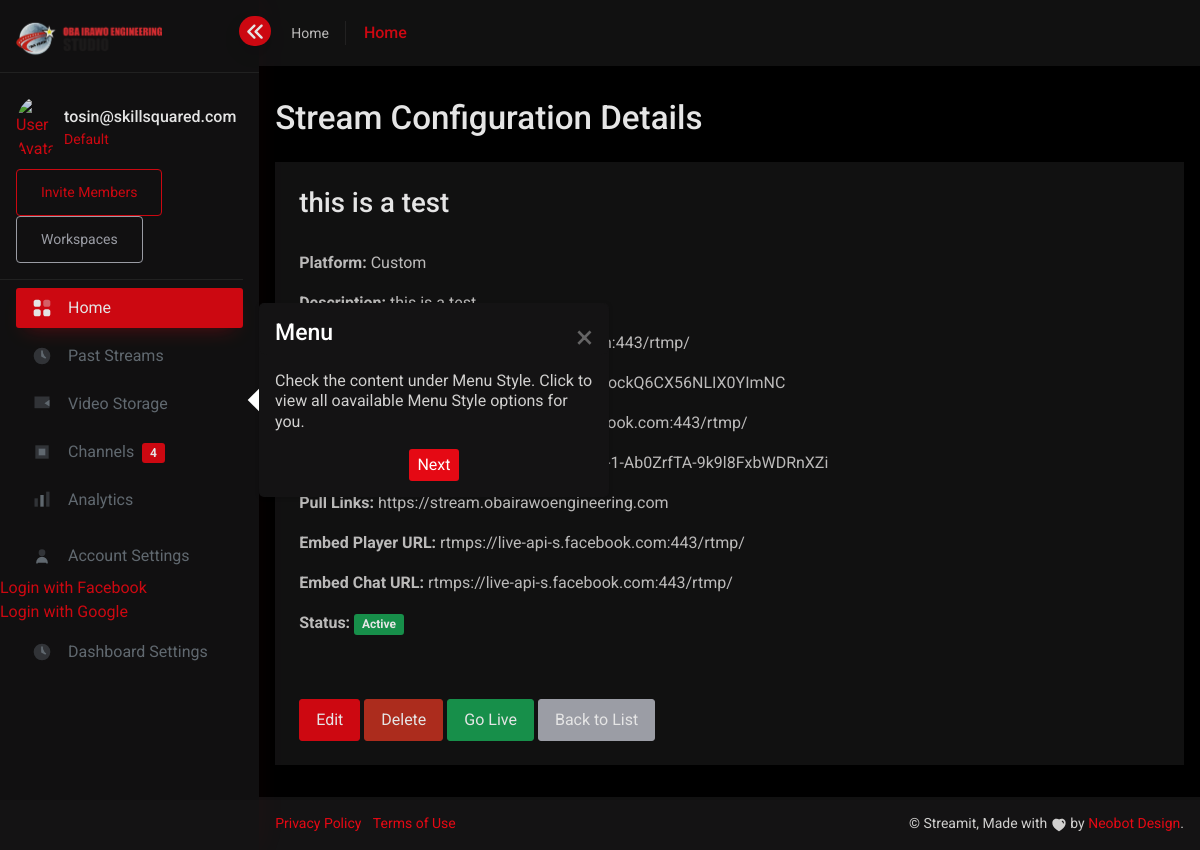
Page /streaming/configuration/1/ (signed in) on the committed database.
### users/models.py (models this page shows, shortened)
class CustomUser(AbstractUser):
    email = models.EmailField(unique=True)
    subscription_plan = models.CharField(
        max_length=50,
        choices=[("free", "Free"), ("basic", "Basic"), ("pro", "Pro")],
        default="free",
    )
    USERNAME_FIELD = "email"
    REQUIRED_FIELDS = ["username"]

### streaming/models.py (models this page shows, shortened)
class StreamingConfiguration(models.Model):
    user = models.ForeignKey(
        settings.AUTH_USER_MODEL,
        on_delete=models.CASCADE,
        related_name='streaming_configurations'
    )
    stream_title = models.CharField(max_length=255)
    description = models.TextField(blank=True, null=True)
    platform = models.CharField(max_length=50, choices=PLATFORM_CHOICES, default='custom')
    rtmp_url = models.CharField(
        max_length=500,
        help_text="Primary RTMP endpoint",
        validators=[rtmp_url_validator]
    )
    stream_key = models.CharField(
        max_length=255,
        help_text="Unique stream key",
        default=generate_stream_key
    )
    backup_rtmp_url = models.CharField(
        max_length=500,
        blank=True,
        null=True,
        help_text="Backup RTMP endpoint",
        validators=[rtmp_url_validator]
    )
    backup_stream_key = models.CharField(
        max_length=255,
        blank=True,
        null=True,
        help_text="Backup stream key"
    )
    pull_links = models.TextField(
        blank=True,
        null=True,
        help_text="Comma-separated or multi-line list of pull links"
    )
    embed_player_url = models.CharField(
        max_length=500,
        blank=True,
        null=True,
        help_text="URL to embed the web player",
        validators=[rtmp_url_validator]
    )
    embed_chat_url = models.CharField(
        max_length=500,
        blank=True,
        null=True,
        help_text="URL to embed multi-platform chat",
        validators=[rtmp_url_validator]
    )
    resolution = models.CharField(max_length=50, default='1080p')
    bitrate = models.CharField(max_length=50, default='4500kbps')
    is_active = models.BooleanField(
        default=False,
        help_text="Is this configuration active?"
    )
    created_at = models.DateTimeField(auto_now_add=True)
    updated_at = models.DateTimeField(auto_now=True)

### streaming/views/streaming_views.py (the view)
# urls.py: path("configuration/<int:pk>/", StreamingConfigurationDetailView.as_view(), name="config_detail"),
class StreamingConfigurationDetailView(LoginRequiredMixin, DetailView):
    model = StreamingConfiguration
    template_name = "streaming/detail_config.html"
    context_object_name = "configuration"
    def get_queryset(self):
        return StreamingConfiguration.objects.filter(user=self.request.user)

### templates/streaming/detail_config.html
{% extends "base.html" %}
{% load static %}
{% block content %}
<div class="container my-5">
  <h2 class="mb-4">Stream Configuration Details</h2>
  <div class="card">
    <div class="card-header">
      <h3>{{ configuration.stream_title }}</h3>
    </div>
    <div class="card-body">
      <p><strong>Platform:</strong> {{ configuration.get_platform_display }}</p>
      <p><strong>Description:</strong> {{ configuration.description }}</p>
      <p><strong>RTMP URL:</strong> {{ configuration.rtmp_url }}</p>
      <p><strong>Stream Key:</strong> {{ configuration.stream_key }}</p>
      <p><strong>Backup RTMP URL:</strong> {{ configuration.backup_rtmp_url }}</p>
      <p><strong>Backup Stream Key:</strong> {{ configuration.backup_stream_key }}</p>
      <p><strong>Pull Links:</strong> {{ configuration.pull_links }}</p>
      <p><strong>Embed Player URL:</strong> {{ configuration.embed_player_url }}</p>
      <p><strong>Embed Chat URL:</strong> {{ configuration.embed_chat_url }}</p>
      <p><strong>Status:</strong>
        {% if configuration.is_active %}
          <span class="badge bg-success">Active</span>
        {% else %}
          <span class="badge bg-secondary">Draft</span>
        {% endif %}
      </p>
    </div>
    <div class="card-footer">
      <a href="{% url 'streaming:config_update' configuration.id %}" class="btn btn-primary">Edit</a>
      <a href="{% url 'streaming:config_delete' configuration.id %}" class="btn btn-danger">Delete</a>
      <a href="{% url 'streaming:go_live' config_id=configuration.id %}" class="btn btn-success">Go Live</a>
      <a href="{% url 'streaming:config_list' %}" class="btn btn-secondary">Back to List</a>
    </div>
  </div>
</div>
{% endblock %}

### templates/sidebar.html (shortened to what this page needs)
{% load static %}
<aside class="sidebar sidebar-base sidebar-white sidebar-default navs-rounded-all" id="first-tour"
       data-toggle="main-sidebar" data-sidebar="responsive">
    <div class="sidebar-header d-flex align-items-center justify-content-start">
        <a href="{% url 'dashboard:index' %}" class="navbar-brand">
            <img class="logo-full" src="{% static 'images/logo-full.png' %}" alt="Logo Full">
        </a>
        <div class="sidebar-toggle" data-toggle="sidebar" data-active="true">
            <i class="chevron-left">
            </i>
        </div>
    </div>
    <div class="sidebar-body pt-0 data-scrollbar">
        <div class="sidebar-user-info p-3 border-bottom">
            <div class="d-flex align-items-center">
                <img src="{% static 'images/avatar.png' %}" alt="User Avatar"
                     class="avatar rounded-circle me-2" width="40">
                <div>
                    <h6 class="mb-0">{{ request.user.email }}</h6>
                    <small>Default</small>
                </div>
            </div>
            <div class="mt-2">
                <a href="#" class="btn btn-sm btn-outline-primary me-1">Invite Members</a>
                <a href="#" class="btn btn-sm btn-outline-secondary">Workspaces</a>
            </div>
        </div>
        <div class="sidebar-list">
            <ul class="navbar-nav iq-main-menu" id="sidebar-menu">
                <li class="nav-item">
                    <a class="nav-link active" href="{% url 'dashboard:index' %}">
                        <i class="icon" data-bs-toggle="tooltip" data-bs-placement="right"
                           data-bs-original-title="Home">
                        </i>
                        <span class="item-name">Home</span>
                    </a>
                </li>
                <li class="nav-item">
                    <a class="nav-link" href="{% url 'dashboard:past_streams' %}">
                        <i class="icon" data-bs-toggle="tooltip" data-bs-placement="right"
                           data-bs-original-title="Past Streams">
                            <svg width="20" viewBox="0 0 24 24" fill="currentColor">
                                <circle cx="12" cy="12" r="10" opacity="0.4"/>
                                <path d="M12 6v6l4 2" stroke="currentColor" stroke-width="2"
                                      stroke-linecap="round" stroke-linejoin="round"/>
                            </svg>
                        </i>
                        <span class="item-name">Past Streams</span>
                    </a>
                </li>
                <li class="nav-item">
                    <a class="nav-link" href="{% url 'dashboard:video_storage' %}">
                        <i class="icon" data-bs-toggle="tooltip" data-bs-placement="right"
                           data-bs-original-title="Video Storage">
                            <svg width="20" viewBox="0 0 24 24" fill="currentColor">
                                <rect x="3" y="3" width="18" height="14" opacity="0.4"/>
                                <path d="M21 7l-6 4 6 4V7z" fill="currentColor"/>
                            </svg>
                        </i>
                        <span class="item-name">Video Storage</span>
                    </a>
                </li>
                <li class="nav-item">
                    <a class="nav-link" href="{% url 'streaming:manage_channels' %}">
                        <i class="icon" data-bs-toggle="tooltip" data-bs-placement="right"
                           data-bs-original-title="Channels">
                            <svg width="20" viewBox="0 0 24 24" fill="currentColor">
                                <path d="M4 4h16v16H4z" opacity="0.4"/>
                                <path d="M8 8h8v8H8z" fill="currentColor"/>
                            </svg>
                        </i>
                        <span class="item-name">
                            Channels
                            <span class="badge bg-primary ms-1">4</span>
                        </span>
                    </a>
                </li>
                <li class="nav-item">
                    <a class="nav-link" href="{% url 'dashboard:analytics' %}">
                        <i class="icon" data-bs-toggle="tooltip" data-bs-placement="right"
                           data-bs-original-title="Analytics">
                            <svg width="20" viewBox="0 0 24 24" fill="currentColor">
                                <rect x="3" y="10" width="4" height="10" opacity="0.4"/>
                                <rect x="10" y="6" width="4" height="14"/>
                                <rect x="17" y="2" width="4" height="18" opacity="0.4"/>
                            </svg>
                        </i>
                        <span class="item-name">Analytics</span>
                    </a>
                </li>
                <li class="nav-item mt-3">
                    <a class="nav-link" href="{% url 'account_settings' %}">
                        <i class="icon" data-bs-toggle="tooltip" data-bs-placement="right"
                           data-bs-original-title="Account Settings">
                            <svg width="20" viewBox="0 0 24 24" fill="currentColor">
                                <circle cx="12" cy="8" r="4" opacity="0.4"/>
                                <path d="M6 20c0-3.3137 2.6863-6 6-6s6 2.6863 6
                                         6" stroke="currentColor" stroke-width="2"
                                      stroke-linecap="round"/>
                            </svg>
                        </i>
                        <span class="item-name">Account Settings</span>
                    </a>
                </li>
                <li>
                    <a href="{% url 'social:begin' 'facebook' %}">Login with Facebook</a>
                </li>
                <li>
                    <a href="{% url 'social:begin' 'google-oauth2' %}">Login with Google</a>
                </li>
                <li class="nav-item">
                    <a class="nav-link" href="{% url 'dashboard:settings' %}">
                        <i class="icon" data-bs-toggle="tooltip" data-bs-placement="right"
                           data-bs-original-title="Dashboard Settings">
                            <svg width="20" viewBox="0 0 24 24" fill="currentColor">
                                <path d="M12 2a10 10 0 100 20 10 10 0 000-20z" opacity="0.4"/>
                                <path d="M12 6v6l4 2" stroke="currentColor" stroke-width="2"
                                      stroke-linecap="round" stroke-linejoin="round"/>
                            </svg>
                        </i>
                        <span class="item-name">Dashboard Settings</span>
                    </a>
                </li>
            </ul>
        </div>
    </div>
</aside>

### rows in the picture
CustomUser: user.email "tosin@skillsquared.com"
StreamingConfiguration: stream_title "this is a test", platform "Custom", backup_stream_key "FB-987889560134469-1-Ab0ZrfTA-9k9l8FxbWDRnXZi", pull_links "https://stream.obairawoengineering.com", embed_player_url "rtmps://live-api-s.facebook.com:443/rtmp/", embed_chat_url "rtmps://live-api-s.facebook.com:443/rtmp/"
